Frame 1 (no input): blank canvas, image omitted
Frame 60 (no input): blank canvas, image omitted
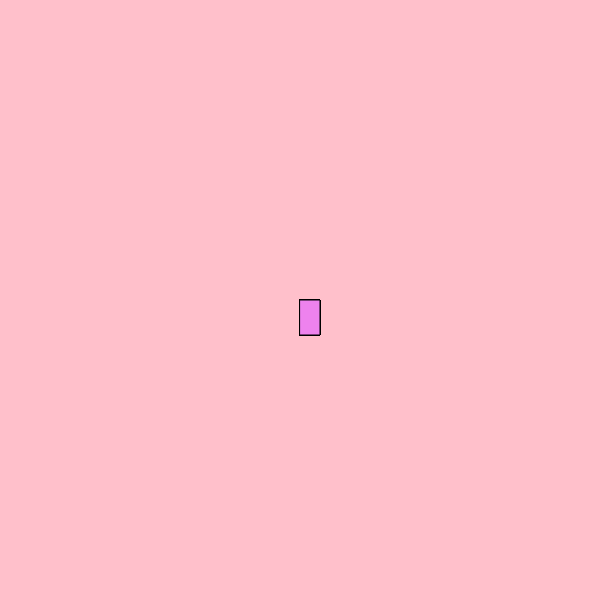
Frame 120 (the mouse pressed at the canvas centre since frame 60)

The p5.js sketch whose frames 1 and 60 were blank and that drew this single picture after the mouse press (run headless with seeded random() and noise() and a simulated clock; from frame 60 on, the mouse is pressed at the canvas centre):

// p5.js sketch
// ── sketch.js
function setup() {
    createCanvas(600, 600);
    background("pink");
  }
  function draw() {
    stroke("black")
    fill("violet")
       
    //console.log(mouseIsPressed)
    
    if(mouseIsPressed) {
      rect(mouseX, mouseY, 20, 35)
   } 
  }
  
  
